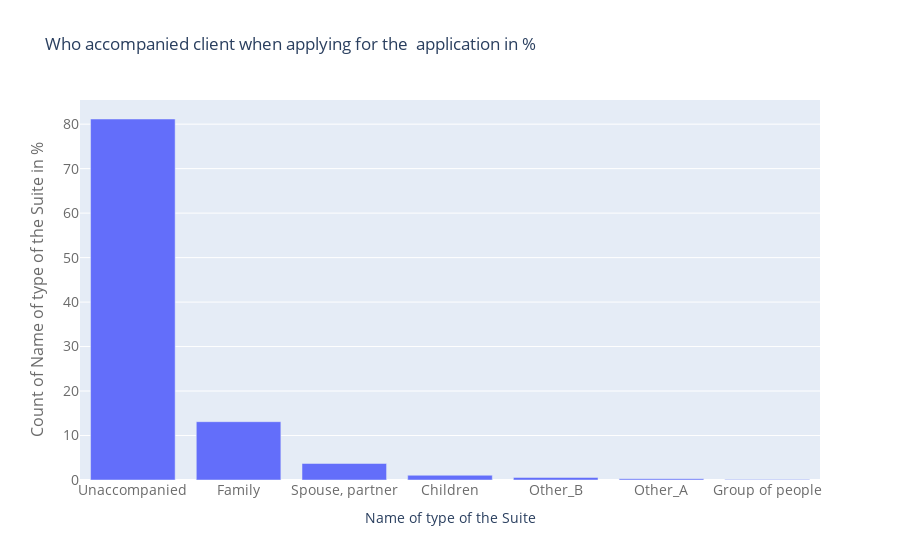

Here is the notebook cell this chart was saved with:
### Markdown cell above
**Who accompanied client when applying for the application?**

### Code cell
temp = app_train["NAME_TYPE_SUITE"].value_counts()
#print("Total number of states : ",len(temp))
trace = go.Bar(
    x = temp.index,
    y = (temp / temp.sum())*100,
)
data = [trace]
layout = go.Layout(
    title = "Who accompanied client when applying for the  application in % ",
    xaxis=dict(
        title='Name of type of the Suite',
        tickfont=dict(
            size=14,
            color='rgb(107, 107, 107)'
        )
    ),
    yaxis=dict(
        title='Count of Name of type of the Suite in %',
        titlefont=dict(
            size=16,
            color='rgb(107, 107, 107)'
        ),
        tickfont=dict(
            size=14,
            color='rgb(107, 107, 107)'
        )
)
)
configure_plotly_browser_state()
fig = go.Figure(data=data, layout=layout)
iplot(fig)

### Figure 1 — Plotly figure (JSON) as saved in the notebook; plotly's stock layout.template omitted (floating-point values rounded to 4 significant figures)
{"data": [{"x": ["Unaccompanied", "Family", "Spouse, partner", "Children", "Other_B", "Other_A", "Group of people"], "y": [81.16, 13.11, 3.713, 1.067, 0.578, 0.2828, 0.0885], "type": "bar"}], "layout": {"title": {"text": "Who accompanied client when applying for the  application in % "}, "xaxis": {"tickfont": {"color": "rgb(107, 107, 107)", "size": 14}, "title": {"text": "Name of type of the Suite"}}, "yaxis": {"tickfont": {"color": "rgb(107, 107, 107)", "size": 14}, "title": {"font": {"color": "rgb(107, 107, 107)", "size": 16}, "text": "Count of Name of type of the Suite in %"}}}}
